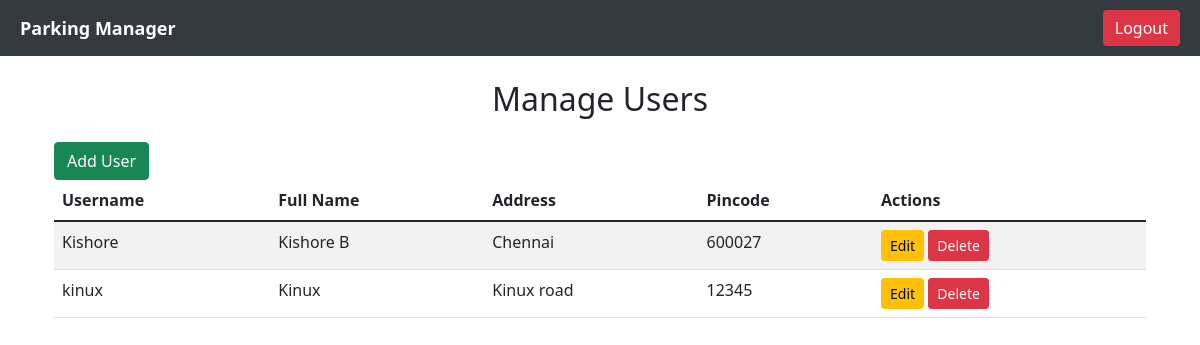
Page /admin_user (signed in) on the earlier database version.
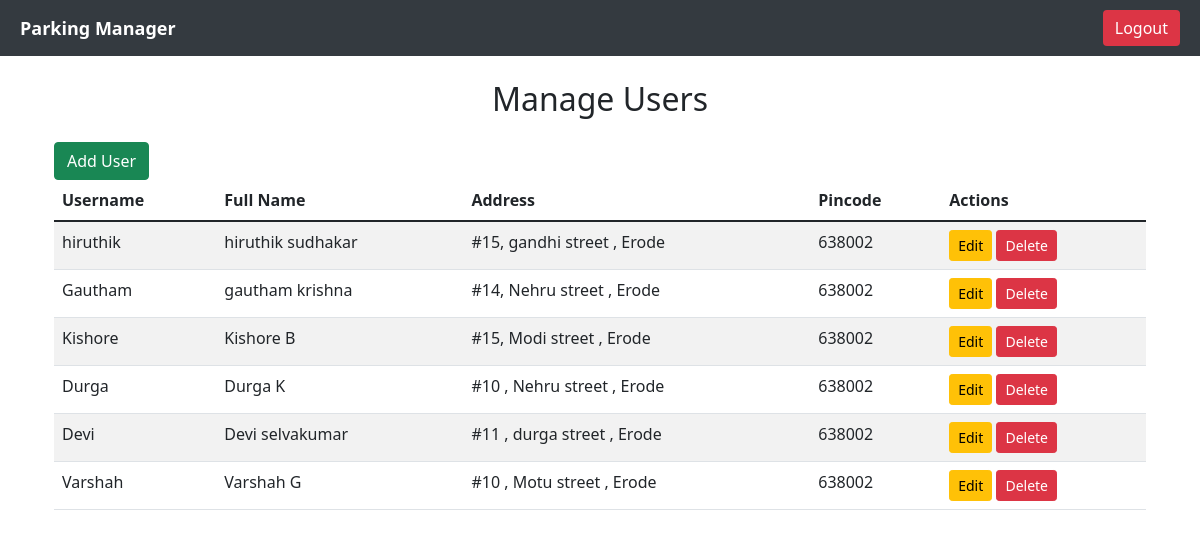
Same page on the later database version.
### models.py (models this page shows)
class User(db.Model):
    __tablename__ = "user"
    id = db.Column(db.Integer, primary_key=True)
    username = db.Column(db.String(20), unique=True, nullable=False)
    password = db.Column(db.String(20), nullable=False)
    fullname = db.Column(db.String(20), nullable=False)
    address = db.Column(db.String(20), nullable=False)
    pincode = db.Column(db.String(20), nullable=False)
    bookings = db.relationship(
        "Booking", back_populates="user", cascade="all, delete-orphan"
    )

### controllers.py (the view)
@app.route("/admin_user", methods=["GET", "POST"])
def admin_user():
    if "username" not in session or session["username"] != "admin":
        return redirect(url_for("login"))
    users = User.query.filter(User.username != "admin").all()
    return render_template("manage_user.html", users=users)

### templates/manage_user.html (shortened to what this page needs)
{% extends 'base.html' %}
{% block content %}
<div class="container mt-4">
    <h2 class="mb-4 text-center">Manage Users</h2>
    <a href="{{ url_for('register') }}" class="btn btn-success">Add User</a>
    <table class="table table-striped">
        <thead>
            <tr>
                <th scope="col">Username</th>
                <th scope="col">Full Name</th>
                <th scope="col">Address</th>
                <th scope="col">Pincode</th>
                <th scope="col">Actions</th>
            </tr>
        </thead>
        <tbody>
            {% for user in users %}
            <tr>
                <td>{{ user.username }}</td>
                <td>{{ user.fullname }}</td>
                <td>{{ user.address }}</td>
                <td>{{ user.pincode }}</td>
                <td>
                    <a href="/edit_user/{{ user.id }}" class="btn btn-warning btn-sm">Edit</a>
                 <a href="/delete_user/{{ user.id }}" class="btn btn-danger btn-sm"
   onclick="return confirm('Are you sure you want to delete this user?');">
   Delete
</a>
                </td>
            </tr>
            {% endfor %}
        </tbody>
    </table>
</div>
{% endblock %}

### templates/base.html (shortened to what this page needs)
<!DOCTYPE html>
<html lang="en">
    <head>
        <link href="https://cdn.jsdelivr.net/npm/bootstrap@5.1.3/dist/css/bootstrap.min.css" rel="stylesheet" />
    </head>
    <body>
        <nav style="display: flex; justify-content: space-between; align-items: center; padding: 10px 20px; background-color: #343a40">
            <a href="/admin" style="text-decoration: none; color: white; font-weight: bold; font-size: 18px">Parking Manager</a>
            {% if session.get('username') %}
                <a href="/logout" style="text-decoration: none; color: white; background-color: #dc3545; padding: 6px 12px; border-radius: 4px">Logout</a>
            {% endif %}
        </nav>
        <div class="container mt-4">{% block content %}{% endblock %}</div>
    </body>
</html>

Differences in the rows shown:
removed User: username "kinux", fullname "Kinux", address "Kinux road", pincode "12345"
added User: username "hiruthik", fullname "hiruthik sudhakar", address "#15, gandhi street , Erode", pincode "638002"
added User: username "Gautham", fullname "gautham krishna", address "#14, Nehru street , Erode", pincode "638002"
changed User "Kishore": address "Chennai" → "#15, Modi street , Erode"; pincode "600027" → "638002"
added User: username "Durga", fullname "Durga K", address "#10 , Nehru street , Erode", pincode "638002"
added User: username "Devi", fullname "Devi selvakumar", address "#11 , durga street , Erode", pincode "638002"
added User: username "Varshah", fullname "Varshah G", address "#10 , Motu street , Erode", pincode "638002"
